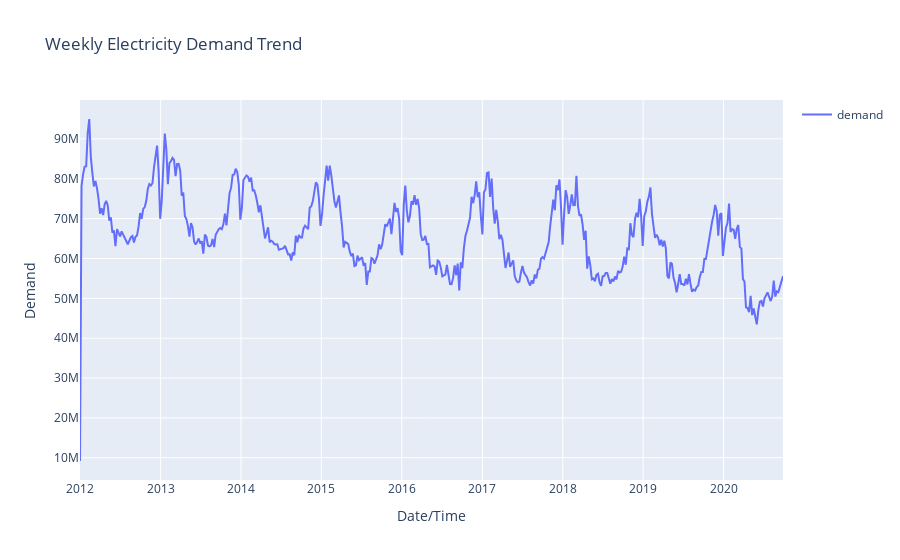

Here is the notebook cell this chart was saved with:
### Markdown cell above
## Weekly Trend

### Code cell
WeeklyDemand = pd.DataFrame(EDATSDataset.demand.resample('W').sum())
label = "Weekly Electricity Demand Trend"
VisualizeTrend(WeeklyDemand.demand, label)
ScatterPlotRegLine(WeeklyDemand, label)

### Figure 1 — Plotly figure (JSON) as saved in the notebook; plotly's stock layout.template omitted (floating-point values rounded to 4 significant figures; data arrays with more than 128 entries replaced by an {"elided": "..."} marker saying what was removed)
{"data": [{"mode": "lines", "name": "demand", "type": "scatter", "x": {"elided": "457 str values"}, "y": {"elided": "457 int values"}}], "layout": {"showlegend": true, "title": {"text": "Weekly Electricity Demand Trend"}, "xaxis": {"title": {"text": "Date/Time"}}, "yaxis": {"title": {"text": "Demand"}}}}
